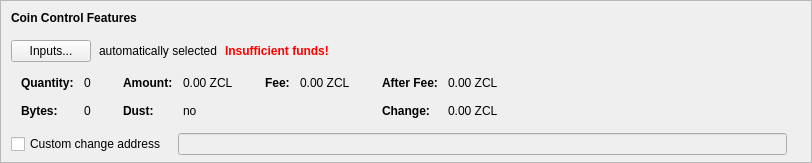
    <widget class="QFrame" name="frameCoinControl">
     <property name="sizePolicy">
      <sizepolicy hsizetype="Expanding" vsizetype="Expanding">
       <horstretch>0</horstretch>
       <verstretch>0</verstretch>
      </sizepolicy>
     </property>
     <property name="maximumSize">
      <size>
       <width>16777215</width>
       <height>16777215</height>
      </size>
     </property>
     <property name="frameShape">
      <enum>QFrame::StyledPanel</enum>
     </property>
     <property name="frameShadow">
      <enum>QFrame::Sunken</enum>
     </property>
     <layout class="QVBoxLayout" name="verticalLayoutCoinControl2">
      <property name="spacing">
       <number>0</number>
      </property>
      <property name="leftMargin">
       <number>0</number>
      </property>
      <property name="topMargin">
       <number>0</number>
      </property>
      <property name="rightMargin">
       <number>0</number>
      </property>
      <property name="bottomMargin">
       <number>6</number>
      </property>
      <item>
       <layout class="QVBoxLayout" name="verticalLayoutCoinControl" stretch="0,0,0,0,1">
        <property name="spacing">
         <number>0</number>
        </property>
        <property name="leftMargin">
         <number>10</number>
        </property>
        <property name="topMargin">
         <number>10</number>
        </property>
        <item>
         <layout class="QHBoxLayout" name="horizontalLayoutCoinControl1">
          <property name="bottomMargin">
           <number>15</number>
          </property>
          <item>
           <widget class="QLabel" name="labelCoinControlFeatures">
            <property name="sizePolicy">
             <sizepolicy hsizetype="Preferred" vsizetype="Maximum">
              <horstretch>0</horstretch>
              <verstretch>0</verstretch>
             </sizepolicy>
            </property>
            <property name="font">
             <font>
              <weight>75</weight>
              <bold>true</bold>
             </font>
            </property>
            <property name="styleSheet">
             <string notr="true">font-weight:bold;</string>
            </property>
            <property name="text">
             <string>Coin Control Features</string>
            </property>
           </widget>
          </item>
         </layout>
        </item>
        <item>
         <layout class="QHBoxLayout" name="horizontalLayoutCoinControl2" stretch="0,0,0,0">
          <property name="spacing">
           <number>8</number>
          </property>
          <property name="bottomMargin">
           <number>10</number>
          </property>
          <item>
           <widget class="QPushButton" name="pushButtonCoinControl">
            <property name="styleSheet">
             <string notr="true"/>
            </property>
            <property name="text">
             <string>Inputs...</string>
            </property>
            <property name="autoDefault">
             <bool>false</bool>
            </property>
           </widget>
          </item>
          <item>
           <widget class="QLabel" name="labelCoinControlAutomaticallySelected">
            <property name="text">
             <string>automatically selected</string>
            </property>
            <property name="margin">
             <number>5</number>
            </property>
           </widget>
          </item>
          <item>
           <widget class="QLabel" name="labelCoinControlInsuffFunds">
            <property name="font">
             <font>
              <weight>75</weight>
              <bold>true</bold>
             </font>
            </property>
            <property name="styleSheet">
             <string notr="true">color:red;font-weight:bold;</string>
            </property>
            <property name="text">
             <string>Insufficient funds!</string>
            </property>
            <property name="margin">
             <number>5</number>
            </property>
           </widget>
          </item>
          <item>
           <spacer name="horizontalSpacerCoinControl">
            <property name="orientation">
             <enum>Qt::Horizontal</enum>
            </property>
            <property name="sizeHint" stdset="0">
             <size>
              <width>40</width>
              <height>1</height>
             </size>
            </property>
           </spacer>
          </item>
         </layout>
        </item>
        <item>
         <widget class="QWidget" name="widgetCoinControl" native="true">
          <property name="sizePolicy">
           <sizepolicy hsizetype="Preferred" vsizetype="Preferred">
            <horstretch>0</horstretch>
            <verstretch>0</verstretch>
           </sizepolicy>
          </property>
          <property name="minimumSize">
           <size>
            <width>0</width>
            <height>0</height>
           </size>
          </property>
          <property name="styleSheet">
           <string notr="true"/>
          </property>
          <layout class="QHBoxLayout" name="horizontalLayoutCoinControl5">
           <property name="leftMargin">
            <number>0</number>
           </property>
           <property name="topMargin">
            <number>0</number>
           </property>
           <property name="rightMargin">
            <number>0</number>
           </property>
           <property name="bottomMargin">
            <number>0</number>
           </property>
           <item>
            <layout class="QHBoxLayout" name="horizontalLayoutCoinControl3" stretch="0,0,0,1">
             <property name="spacing">
              <number>20</number>
             </property>
             <property name="topMargin">
              <number>0</number>
             </property>
             <property name="bottomMargin">
              <number>10</number>
             </property>
             <item>
              <layout class="QFormLayout" name="formLayoutCoinControl1">
               <property name="horizontalSpacing">
                <number>10</number>
               </property>
               <property name="verticalSpacing">
                <number>14</number>
               </property>
               <property name="leftMargin">
                <number>10</number>
               </property>
               <property name="topMargin">
                <number>4</number>
               </property>
               <property name="rightMargin">
                <number>6</number>
               </property>
               <item row="0" column="0">
                <widget class="QLabel" name="labelCoinControlQuantityText">
                 <property name="font">
                  <font>
                   <weight>75</weight>
                   <bold>true</bold>
                  </font>
                 </property>
                 <property name="text">
                  <string>Quantity:</string>
                 </property>
                 <property name="margin">
                  <number>0</number>
                 </property>
                </widget>
               </item>
               <item row="0" column="1">
                <widget class="QLabel" name="labelCoinControlQuantity">
                 <property name="cursor">
                  <cursorShape>IBeamCursor</cursorShape>
                 </property>
                 <property name="contextMenuPolicy">
                  <enum>Qt::ActionsContextMenu</enum>
                 </property>
                 <property name="text">
                  <string notr="true">0</string>
                 </property>
                 <property name="margin">
                  <number>0</number>
                 </property>
                 <property name="textInteractionFlags">
                  <set>Qt::LinksAccessibleByMouse|Qt::TextSelectableByKeyboard|Qt::TextSelectableByMouse</set>
                 </property>
                </widget>
               </item>
               <item row="1" column="0">
                <widget class="QLabel" name="labelCoinControlBytesText">
                 <property name="font">
                  <font>
                   <weight>75</weight>
                   <bold>true</bold>
                  </font>
                 </property>
                 <property name="text">
                  <string>Bytes:</string>
                 </property>
                </widget>
               </item>
               <item row="1" column="1">
                <widget class="QLabel" name="labelCoinControlBytes">
                 <property name="cursor">
                  <cursorShape>IBeamCursor</cursorShape>
                 </property>
                 <property name="contextMenuPolicy">
                  <enum>Qt::ActionsContextMenu</enum>
                 </property>
                 <property name="text">
                  <string notr="true">0</string>
                 </property>
                 <property name="textInteractionFlags">
                  <set>Qt::LinksAccessibleByMouse|Qt::TextSelectableByKeyboard|Qt::TextSelectableByMouse</set>
                 </property>
                </widget>
               </item>
              </layout>
             </item>
             <item>
              <layout class="QFormLayout" name="formLayoutCoinControl2">
               <property name="horizontalSpacing">
                <number>10</number>
               </property>
               <property name="verticalSpacing">
                <number>14</number>
               </property>
               <property name="leftMargin">
                <number>6</number>
               </property>
               <property name="topMargin">
                <number>4</number>
               </property>
               <property name="rightMargin">
                <number>6</number>
               </property>
               <item row="0" column="0">
                <widget class="QLabel" name="labelCoinControlAmountText">
                 <property name="font">
                  <font>
                   <weight>75</weight>
                   <bold>true</bold>
                  </font>
                 </property>
                 <property name="text">
                  <string>Amount:</string>
                 </property>
                 <property name="margin">
                  <number>0</number>
                 </property>
                </widget>
               </item>
               <item row="0" column="1">
                <widget class="QLabel" name="labelCoinControlAmount">
                 <property name="cursor">
                  <cursorShape>IBeamCursor</cursorShape>
                 </property>
                 <property name="contextMenuPolicy">
                  <enum>Qt::ActionsContextMenu</enum>
                 </property>
                 <property name="text">
                  <string notr="true">0.00 ZCL</string>
                 </property>
                 <property name="textInteractionFlags">
                  <set>Qt::LinksAccessibleByMouse|Qt::TextSelectableByKeyboard|Qt::TextSelectableByMouse</set>
                 </property>
                </widget>
               </item>
               <item row="1" column="0">
                <widget class="QLabel" name="labelCoinControlLowOutputText">
                 <property name="font">
                  <font>
                   <weight>75</weight>
                   <bold>true</bold>
                  </font>
                 </property>
                 <property name="text">
                  <string>Dust:</string>
                 </property>
                </widget>
               </item>
               <item row="1" column="1">
                <widget class="QLabel" name="labelCoinControlLowOutput">
                 <property name="cursor">
                  <cursorShape>IBeamCursor</cursorShape>
                 </property>
                 <property name="contextMenuPolicy">
                  <enum>Qt::ActionsContextMenu</enum>
                 </property>
                 <property name="text">
                  <string notr="true">no</string>
                 </property>
                 <property name="textInteractionFlags">
                  <set>Qt::LinksAccessibleByMouse|Qt::TextSelectableByKeyboard|Qt::TextSelectableByMouse</set>
                 </property>
                </widget>
               </item>
              </layout>
             </item>
             <item>
              <layout class="QFormLayout" name="formLayoutCoinControl3">
               <property name="horizontalSpacing">
                <number>10</number>
               </property>
               <property name="verticalSpacing">
                <number>14</number>
               </property>
               <property name="leftMargin">
                <number>6</number>
               </property>
               <property name="topMargin">
                <number>4</number>
               </property>
               <property name="rightMargin">
                <number>6</number>
               </property>
               <item row="0" column="0">
                <widget class="QLabel" name="labelCoinControlFeeText">
                 <property name="font">
                  <font>
                   <weight>75</weight>
                   <bold>true</bold>
                  </font>
                 </property>
                 <property name="text">
                  <string>Fee:</string>
                 </property>
                 <property name="margin">
                  <number>0</number>
                 </property>
                </widget>
               </item>
               <item row="0" column="1">
                <widget class="QLabel" name="labelCoinControlFee">
                 <property name="cursor">
                  <cursorShape>IBeamCursor</cursorShape>
                 </property>
                 <property name="contextMenuPolicy">
                  <enum>Qt::ActionsContextMenu</enum>
                 </property>
                 <property name="text">
                  <string notr="true">0.00 ZCL</string>
                 </property>
                 <property name="textInteractionFlags">
                  <set>Qt::LinksAccessibleByMouse|Qt::TextSelectableByKeyboard|Qt::TextSelectableByMouse</set>
                 </property>
                </widget>
               </item>
              </layout>
             </item>
             <item>
              <layout class="QFormLayout" name="formLayoutCoinControl4">
               <property name="horizontalSpacing">
                <number>10</number>
               </property>
               <property name="verticalSpacing">
                <number>14</number>
               </property>
               <property name="leftMargin">
                <number>6</number>
               </property>
               <property name="topMargin">
                <number>4</number>
               </property>
               <property name="rightMargin">
                <number>6</number>
               </property>
               <item row="0" column="0">
                <widget class="QLabel" name="labelCoinControlAfterFeeText">
                 <property name="font">
                  <font>
                   <weight>75</weight>
                   <bold>true</bold>
                  </font>
                 </property>
                 <property name="text">
                  <string>After Fee:</string>
                 </property>
                 <property name="margin">
                  <number>0</number>
                 </property>
                </widget>
               </item>
               <item row="0" column="1">
                <widget class="QLabel" name="labelCoinControlAfterFee">
                 <property name="cursor">
                  <cursorShape>IBeamCursor</cursorShape>
                 </property>
                 <property name="contextMenuPolicy">
                  <enum>Qt::ActionsContextMenu</enum>
                 </property>
                 <property name="text">
                  <string notr="true">0.00 ZCL</string>
                 </property>
                 <property name="textInteractionFlags">
                  <set>Qt::LinksAccessibleByMouse|Qt::TextSelectableByKeyboard|Qt::TextSelectableByMouse</set>
                 </property>
                </widget>
               </item>
               <item row="1" column="0">
                <widget class="QLabel" name="labelCoinControlChangeText">
                 <property name="font">
                  <font>
                   <weight>75</weight>
                   <bold>true</bold>
                  </font>
                 </property>
                 <property name="text">
                  <string>Change:</string>
                 </property>
                </widget>
               </item>
               <item row="1" column="1">
                <widget class="QLabel" name="labelCoinControlChange">
                 <property name="cursor">
                  <cursorShape>IBeamCursor</cursorShape>
                 </property>
                 <property name="contextMenuPolicy">
                  <enum>Qt::ActionsContextMenu</enum>
                 </property>
                 <property name="text">
                  <string notr="true">0.00 ZCL</string>
                 </property>
                 <property name="textInteractionFlags">
                  <set>Qt::LinksAccessibleByMouse|Qt::TextSelectableByKeyboard|Qt::TextSelectableByMouse</set>
                 </property>
                </widget>
               </item>
              </layout>
             </item>
            </layout>
           </item>
          </layout>
         </widget>
        </item>
        <item>
         <layout class="QHBoxLayout" name="horizontalLayoutCoinControl4" stretch="0,0,0">
          <property name="spacing">
           <number>12</number>
          </property>
          <property name="sizeConstraint">
           <enum>QLayout::SetDefaultConstraint</enum>
          </property>
          <property name="topMargin">
           <number>5</number>
          </property>
          <property name="rightMargin">
           <number>5</number>
          </property>
          <item>
           <widget class="QCheckBox" name="checkBoxCoinControlChange">
            <property name="toolTip">
             <string>If this is activated, but the change address is empty or invalid, change will be sent to a newly generated address.</string>
            </property>
            <property name="text">
             <string>Custom change address</string>
            </property>
           </widget>
          </item>
          <item>
           <widget class="QValidatedLineEdit" name="lineEditCoinControlChange">
            <property name="enabled">
             <bool>false</bool>
            </property>
            <property name="sizePolicy">
             <sizepolicy hsizetype="Expanding" vsizetype="Fixed">
              <horstretch>0</horstretch>
              <verstretch>0</verstretch>
             </sizepolicy>
            </property>
           </widget>
          </item>
          <item>
           <widget class="QLabel" name="labelCoinControlChangeLabel">
            <property name="sizePolicy">
             <sizepolicy hsizetype="Preferred" vsizetype="Expanding">
              <horstretch>0</horstretch>
              <verstretch>0</verstretch>
             </sizepolicy>
            </property>
            <property name="minimumSize">
             <size>
              <width>0</width>
              <height>0</height>
             </size>
            </property>
            <property name="text">
             <string/>
            </property>
            <property name="margin">
             <number>3</number>
            </property>
           </widget>
          </item>
         </layout>
        </item>
        <item>
         <spacer name="verticalSpacerCoinControl">
          <property name="orientation">
           <enum>Qt::Vertical</enum>
          </property>
          <property name="sizeHint" stdset="0">
           <size>
            <width>800</width>
            <height>1</height>
           </size>
          </property>
         </spacer>
        </item>
       </layout>
      </item>
     </layout>
    </widget>
